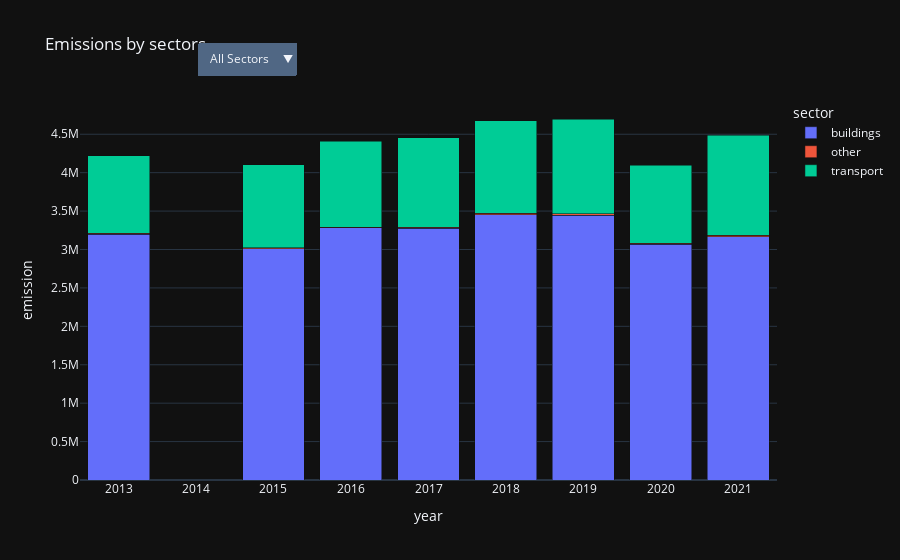

Notebook source saved alongside this figure:
### Code cell
sector_fig = px.bar(sector_sum, x='year', y='emission', color='sector', title='Emissions by sectors', barmode='stack')

sector_fig.update_layout(
    updatemenus=[
        {
            'buttons': [
                {
                    'label': 'All Sectors',
                    'method': 'update',
                    'args': [{'visible': [True, True, True]}, {'title': 'Emissions by Sector in Each Year'}]
                },
                {
                    'label': 'Buildings',
                    'method': 'update',
                    'args': [{'visible': [True, False, False]}, {'title': 'Emissions from Bio Fuel'}]
                },
                {
                    'label': 'Other',
                    'method': 'update',
                    'args': [{'visible': [False, True, False]}, {'title': 'Emissions from Fossil Fuel'}]
                },
                {
                    'label': 'Transport',
                    'method': 'update',
                    'args': [{'visible': [False, False, True]}, {'title': 'Emissions from Other Fuels'}]
                }
            ],
            'direction': 'down',
            'showactive': True,
            'x': 0.17,
            'xanchor': 'left',
            'y': 1.15,
            'yanchor': 'top'
        }
    ]
)
sector_fig.show()

### Figure 1 — Plotly figure (JSON) as saved in the notebook; plotly's stock layout.template omitted (floating-point values rounded to 4 significant figures)
{"data": [{"alignmentgroup": "True", "hovertemplate": "sector=buildings<br>year=%{x}<br>emission=%{y}<extra></extra>", "legendgroup": "buildings", "marker": {"color": "#636efa", "pattern": {"shape": ""}}, "name": "buildings", "offsetgroup": "buildings", "orientation": "v", "showlegend": true, "textposition": "auto", "x": ["2013-01-01T00:00:00", "2015-01-01T00:00:00", "2016-01-01T00:00:00", "2017-01-01T00:00:00", "2018-01-01T00:00:00", "2019-01-01T00:00:00", "2020-01-01T00:00:00", "2021-01-01T00:00:00"], "xaxis": "x", "y": [3201000.0, 3012000.0, 3280000.0, 3274000.0, 3455000.0, 3447000.0, 3066000.0, 3165000.0], "yaxis": "y", "type": "bar"}, {"alignmentgroup": "True", "hovertemplate": "sector=other<br>year=%{x}<br>emission=%{y}<extra></extra>", "legendgroup": "other", "marker": {"color": "#EF553B", "pattern": {"shape": ""}}, "name": "other", "offsetgroup": "other", "orientation": "v", "showlegend": true, "textposition": "auto", "x": ["2013-01-01T00:00:00", "2015-01-01T00:00:00", "2016-01-01T00:00:00", "2017-01-01T00:00:00", "2018-01-01T00:00:00", "2019-01-01T00:00:00", "2020-01-01T00:00:00", "2021-01-01T00:00:00"], "xaxis": "x", "y": [12760.0, 11800.0, 11440.0, 13300.0, 15220.0, 15310.0, 17760.0, 20780.0], "yaxis": "y", "type": "bar"}, {"alignmentgroup": "True", "hovertemplate": "sector=transport<br>year=%{x}<br>emission=%{y}<extra></extra>", "legendgroup": "transport", "marker": {"color": "#00cc96", "pattern": {"shape": ""}}, "name": "transport", "offsetgroup": "transport", "orientation": "v", "showlegend": true, "textposition": "auto", "x": ["2013-01-01T00:00:00", "2015-01-01T00:00:00", "2016-01-01T00:00:00", "2017-01-01T00:00:00", "2018-01-01T00:00:00", "2019-01-01T00:00:00", "2020-01-01T00:00:00", "2021-01-01T00:00:00"], "xaxis": "x", "y": [1008000.0, 1079000.0, 1116000.0, 1165000.0, 1203000.0, 1236000.0, 1013000.0, 1304000.0], "yaxis": "y", "type": "bar"}], "layout": {"xaxis": {"anchor": "y", "domain": [0.0, 1.0], "title": {"text": "year"}}, "yaxis": {"anchor": "x", "domain": [0.0, 1.0], "title": {"text": "emission"}}, "legend": {"title": {"text": "sector"}, "tracegroupgap": 0}, "title": {"text": "Emissions by sectors"}, "barmode": "stack", "updatemenus": [{"buttons": [{"args": [{"visible": [true, true, true]}, {"title": "Emissions by Sector in Each Year"}], "label": "All Sectors", "method": "update"}, {"args": [{"visible": [true, false, false]}, {"title": "Emissions from Bio Fuel"}], "label": "Buildings", "method": "update"}, {"args": [{"visible": [false, true, false]}, {"title": "Emissions from Fossil Fuel"}], "label": "Other", "method": "update"}, {"args": [{"visible": [false, false, true]}, {"title": "Emissions from Other Fuels"}], "label": "Transport", "method": "update"}], "direction": "down", "showactive": true, "x": 0.17, "xanchor": "left", "y": 1.15, "yanchor": "top"}]}}
